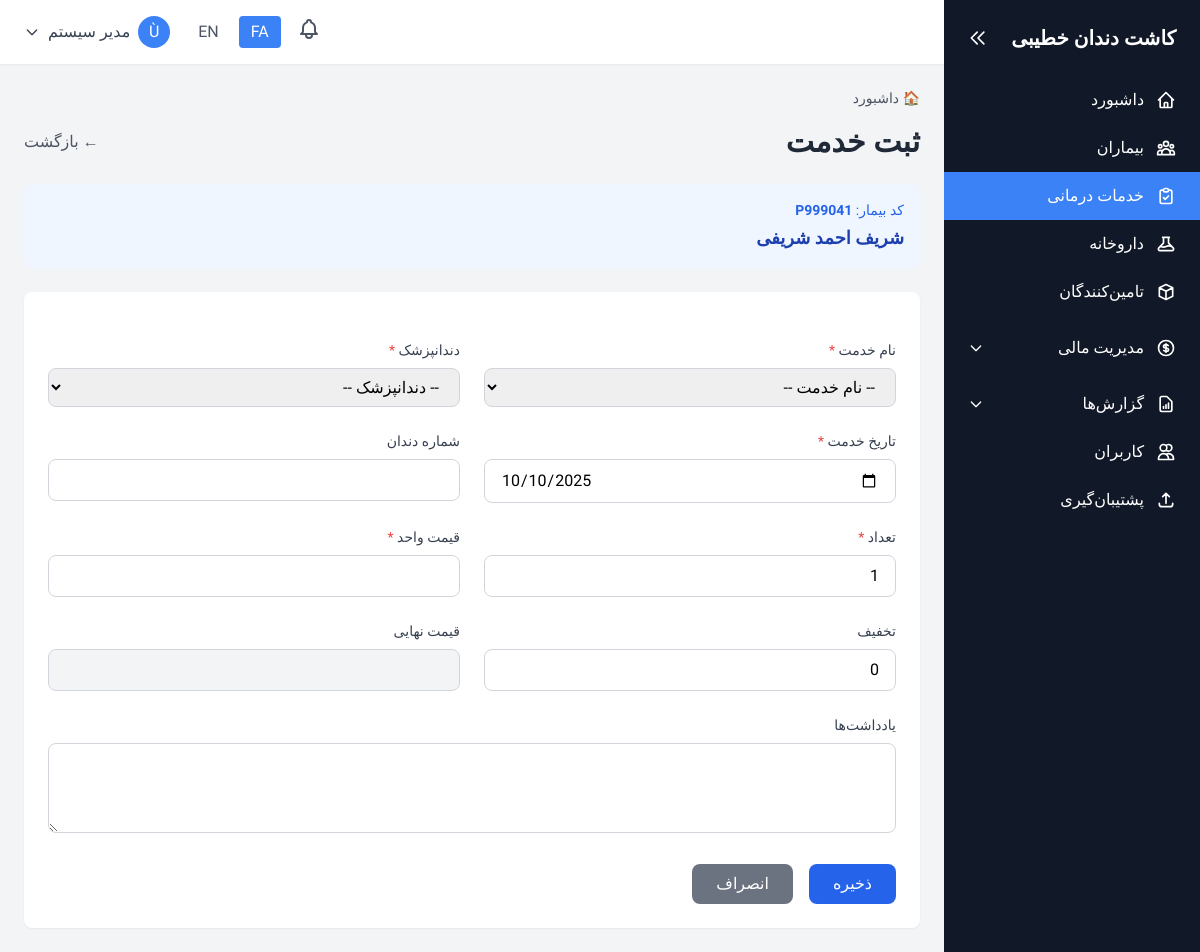
Screenshot of /services/provide.php?patient_id=10 (signed in) with the database file from the repository.
### tables this page shows
CREATE TABLE `system` (
  `id` int(11) NOT NULL,
  `record_type` enum('setting','activity_log') NOT NULL,
  `setting_key` varchar(50) DEFAULT NULL,
  `setting_value` text DEFAULT NULL,
  `setting_type` varchar(20) DEFAULT 'text',
  `description` text DEFAULT NULL,
  `user_id` int(11) DEFAULT NULL,
  `action` varchar(50) DEFAULT NULL,
  `table_name` varchar(50) DEFAULT NULL,
  `record_id` int(11) DEFAULT NULL,
  `ip_address` varchar(45) DEFAULT NULL,
  `user_agent` text DEFAULT NULL,
  `created_at` datetime DEFAULT current_timestamp(),
  `updated_at` datetime DEFAULT current_timestamp() ON UPDATE current_timestamp()
);

CREATE TABLE `patients` (
  `id` int(11) NOT NULL,
  `patient_code` varchar(20) NOT NULL,
  `first_name` varchar(50) NOT NULL,
  `last_name` varchar(50) NOT NULL,
  `age` int(11) DEFAULT NULL,
  `gender` enum('male','female','other') DEFAULT NULL,
  `phone` varchar(20) NOT NULL,
  `email` varchar(100) DEFAULT NULL,
  `address` text DEFAULT NULL,
  `medical_history` text DEFAULT NULL,
  `allergies` text DEFAULT NULL,
  `notes` text DEFAULT NULL,
  `created_by` int(11) DEFAULT NULL,
  `created_at` datetime DEFAULT current_timestamp(),
  `updated_at` datetime DEFAULT current_timestamp() ON UPDATE current_timestamp()
);

### services/provide.php (the view, shortened to what the rows shown need)
<?php
require_once '../config/config.php';
$patientId = intval($_GET['patient_id'] ?? 0);
$patient = fetchOne("SELECT * FROM patients WHERE id = ?", [$patientId]);
include '../includes/header.php';
?>
<div class="space-y-6">
    <div class="flex items-center justify-between">
        <h1 class="text-3xl font-bold text-gray-800"><?php echo $lang['provide_service']; ?></h1>
    </div>
    <div class="bg-blue-50 rounded-lg p-4">
        <p class="text-sm text-blue-600 mb-1"><?php echo $lang['patient_code']; ?>: <strong><?php echo $patient['patient_code']; ?></strong></p>
        <p class="text-lg font-semibold text-blue-800"><?php echo htmlspecialchars($patient['first_name'] . ' ' . $patient['last_name']); ?></p>
    </div>
</div>
<?php include '../includes/footer.php'; ?>

### includes/header.php (shortened to what the rows shown need)
<?php
$lang = loadLanguage();
?>
<!DOCTYPE html>
<html lang="<?php echo $current_lang; ?>" dir="<?php echo $current_lang === 'fa' ? 'rtl' : 'ltr'; ?>">
<head>
    <script src="https://cdn.tailwindcss.com"></script>
    <link rel="stylesheet" href="<?php echo BASE_URL; ?>/assets/css/mobile.css">
</head>
<body class="bg-gray-100">
    <div class="flex h-screen overflow-hidden">
        <aside id="sidebar" class="w-64 bg-gray-900 text-white flex-shrink-0 hidden md:flex flex-col transition-all duration-300">
            <div class="p-6 flex-shrink-0 flex items-center justify-between">
                <h1 id="sidebar-title" class="text-xl font-bold"><?php echo getSetting('clinic_name', $lang['app_name']); ?></h1>
                <button id="sidebar-toggle" class="text-white hover:text-gray-300 hidden md:block" title="بستن منو">
                    <svg class="w-5 h-5" fill="none" stroke="currentColor" viewBox="0 0 24 24">
                        <path stroke-linecap="round" stroke-linejoin="round" stroke-width="2" d="M11 19l-7-7 7-7m8 14l-7-7 7-7"></path>
                    </svg>
                </button>
            </div>
        </aside>
        <div class="flex-1 flex flex-col overflow-hidden">
            <main class="flex-1 overflow-y-auto p-6">

### rows the page displays
system: setting_value "کاشت دندان خطیبی"
patients: patient_code "P999041", first_name+last_name "شریف احمد شریفی"

### other values shown
$lang['menu_dashboard'] "داشبورد"
$lang['menu_patients'] "بیماران"
$lang['menu_services'] "خدمات درمانی"
$lang['menu_medicines'] "داروخانه"
$lang['menu_suppliers'] "تامین‌کنندگان"
$lang['menu_reports'] "گزارش‌ها"
$lang['menu_users'] "کاربران"
$lang['menu_backup'] "پشتیبان‌گیری"
substr($user['full_name'], 0, 1) "Ù"
$user['full_name'] "مدیر سیستم"
$lang['provide_service'] "ثبت خدمت"
$lang['back'] "بازگشت"
$lang['patient_code'] "کد بیمار"
$lang['service_name'] "نام خدمت"
$lang['dentist'] "دندانپزشک"
